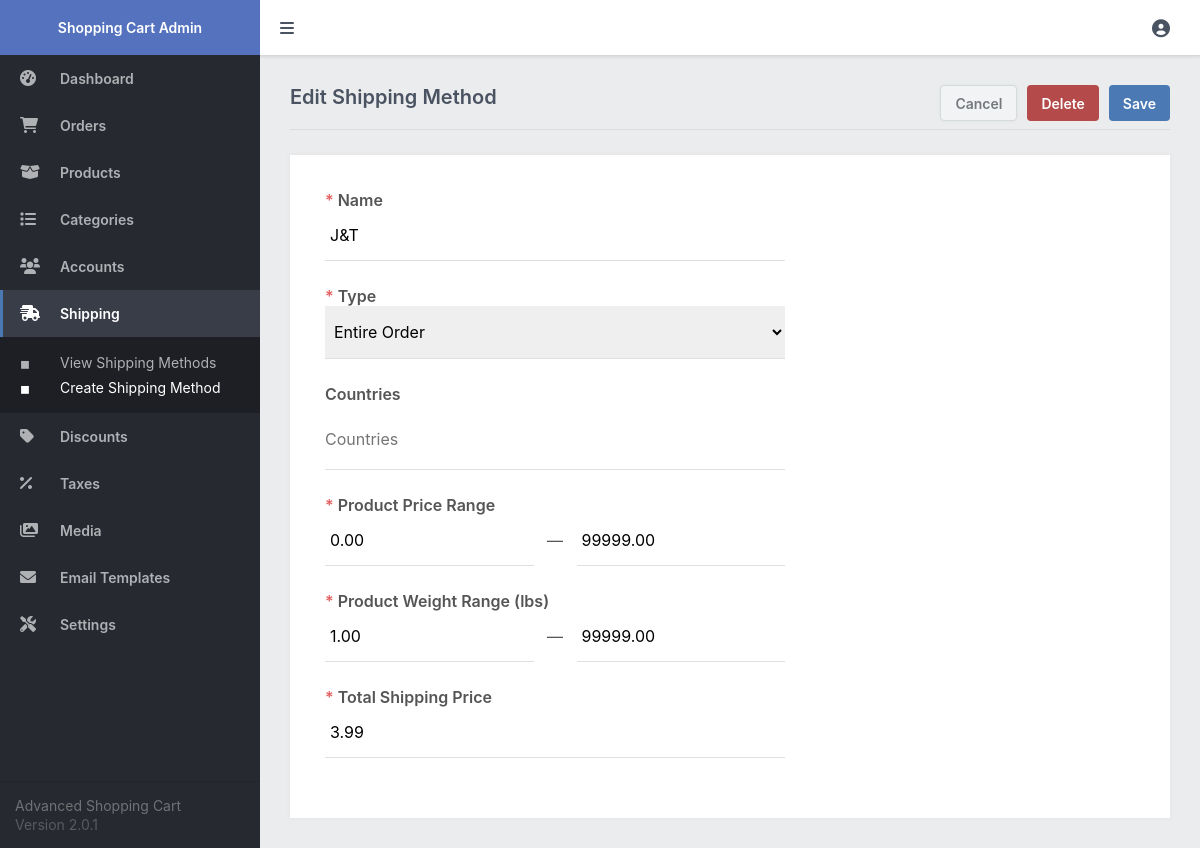
/admin/index.php?page=shipping_process&id=1 (signed in), run on the app's committed database.
### tables this page shows
CREATE TABLE `shipping` (
  `id` int(11) NOT NULL,
  `name` varchar(255) NOT NULL,
  `type` enum('Single Product','Entire Order') NOT NULL DEFAULT 'Single Product',
  `countries` varchar(255) NOT NULL DEFAULT '',
  `price_from` decimal(7,2) NOT NULL,
  `price_to` decimal(7,2) NOT NULL,
  `price` decimal(7,2) NOT NULL,
  `weight_from` decimal(7,2) NOT NULL DEFAULT 0.00,
  `weight_to` decimal(7,2) NOT NULL DEFAULT 0.00
);

### admin/index.php (called while the page is built, shortened)
<?php
include '../functions.php';
$page = isset($_GET['page']) && file_exists($_GET['page'] . '.php') ? $_GET['page'] : 'dashboard';
include $page . '.php';
?>

### admin/shipping_process.php (the view, shortened to what this page needs)
<?php
$shipping = [
    'name' => '',
    'price_from' => '',
    'price_to' => '',
    'weight_from' => '',
    'weight_to' => '',
    'price' => '',
    'type' => 'Single Product',
    'countries' => ''
];
$types = ['Single Product', 'Entire Order'];
if (isset($_GET['id'])) {
    $page = 'Edit';
    $stmt = $pdo->prepare('SELECT * FROM shipping WHERE id = ?');
    $stmt->execute([ $_GET['id'] ]);
    $shipping = $stmt->fetch(PDO::FETCH_ASSOC);
}
?>
<?=template_admin_header($page . ' Shipping Method', 'shipping', 'manage')?>
<form action="" method="post">
    <div class="content-title responsive-flex-wrap responsive-pad-bot-3">
        <h2 class="responsive-width-100"><?=$page?> Shipping Method</h2>
        <a href="index.php?page=shipping" class="btn alt mar-right-2">Cancel</a>
        <?php if ($page == 'Edit'): ?>
        <input type="submit" name="delete" value="Delete" class="btn red mar-right-2" onclick="return confirm('Are you sure you want to delete this shipping method?')">
        <?php endif; ?>
        <input type="submit" name="submit" value="Save" class="btn">
    </div>
    <div class="content-block">
        <div class="form responsive-width-100">
            <label for="name"><i class="required">*</i> Name</label>
            <input type="text" name="name" placeholder="Name" value="<?=$shipping['name']?>" required>
            <label for="type"><i class="required">*</i> Type</label>
            <select name="type" id="type" required>
                <?php foreach ($types as $type): ?>
                <option value="<?=$type?>"<?=$shipping['type'] == $type ? ' selected' : ''?>><?=$type?></option>
                <?php endforeach; ?>
            </select>
            <label for="countries">Countries</label>
            <div class="multiselect" data-name="countries[]">
                <input type="text" class="search" id="countries" placeholder="Countries">
            </div>
            <label for="price"><i class="required">*</i> Product Price Range</label>
            <div style="display:flex;margin:0;">
                <input type="number" name="price_from" placeholder="From" min="0" step=".01" value="<?=$shipping['price_from']?>" required>
                <span style="padding-top:15px">&nbsp;&nbsp;&nbsp;&mdash;&nbsp;&nbsp;&nbsp;</span>
                <input type="number" name="price_to" placeholder="To" min="0" step=".01" value="<?=$shipping['price_to']?>" required>
            </div>
            <label for="price"><i class="required">*</i> Product Weight Range (lbs)</label>
            <div style="display:flex;margin:0;">
                <input type="number" name="weight_from" placeholder="From" min="0" step=".01" value="<?=$shipping['weight_from']?>" required>
                <span style="padding-top:15px">&nbsp;&nbsp;&nbsp;&mdash;&nbsp;&nbsp;&nbsp;</span>
                <input type="number" name="weight_to" placeholder="To" min="0" step=".01" value="<?=$shipping['weight_to']?>" required>
            </div>
            <label for="name"><i class="required">*</i> Total Shipping Price</label>
            <input type="number" name="price" placeholder="3.99" min="0" step=".01" value="<?=$shipping['price']?>" required>
        </div>
    </div>
</form>
<?=template_admin_footer()?>

### admin/admin.css (style rules this page uses)
* { box-sizing: border-box; font-family: -apple-system, BlinkMacSystemFont, "segoe ui", roboto, oxygen, ubuntu, cantarell, "fira sans", "droid sans", "helvetica neue", Arial, sans-serif; font-size: 16px; }
html { height: 100%; }
body { position: relative; min-height: 100%; color: #555555; background-color: #ebeced; margin: 0; }
h1, h2, h3, h4, h5 { color: #4a5361; margin: 0; padding: 0; }
main h2 { font-size: 20px; padding-bottom: 20px; font-weight: 600; }
main .content-title { border-bottom: 1px solid #dbdddf; display: flex; }
main .content-title h2 { flex: 1; }
main .content-title .btn { height: 36px; }
main .content-block { background-color: #fff; margin-top: 25px; padding: 15px; box-shadow: 0px 0px 5px 1px rgba(0, 0, 0, 0.03); overflow: hidden; }
main .form { display: flex; flex-flow: column; width: 500px; padding: 20px; }
main .form input[type="text"], main .form input[type="password"], main .form input[type="datetime-local"], main .form input[type="email"], main .form input[type="number"], main .form textarea, main .form select { width: 100%; padding: 15px 5px; margin-bottom: 25px; border: 0; border-bottom: 1px solid #dedfe1; }
main .form label { display: block; font-weight: 600; }
main .form label .required { font-style: normal; color: #e26060; }
main .form .multiselect { position: relative; display: flex; flex-flow: wrap; border-bottom: 1px solid #dedfe1; padding-bottom: 10px; margin: 15px 0 25px 0; margin-bottom: 25px; }
main .form .multiselect input { height: 40px; width: 80px; flex-grow: 1; padding: 0; margin: 0; outline: 0; border: 0; }
.btn { display: inline-flex; align-items: center; justify-content: center; text-decoration: none; appearance: none; cursor: pointer; border: 0; background: #4a79b4; color: #FFFFFF; padding: 0 14px; font-size: 14px; font-weight: 600; border-radius: 4px; height: 38px; }
.btn.red { background: #b44a4a; }
.btn.alt { color: #75797e; border: 1px solid #d4dbde; box-shadow: 0px 0px 3px 1px rgba(0, 0, 0, 0.03); background: #f1f3f4; }
.mar-right-2 { margin-right: 10px; }

### data on the page
shipping: name "J&T", type "Entire Order", price_from "0.00", price_to "99999.00", weight_from "1.00", weight_to "99999.00", price "3.99"

### other printed values
$page "Edit"
